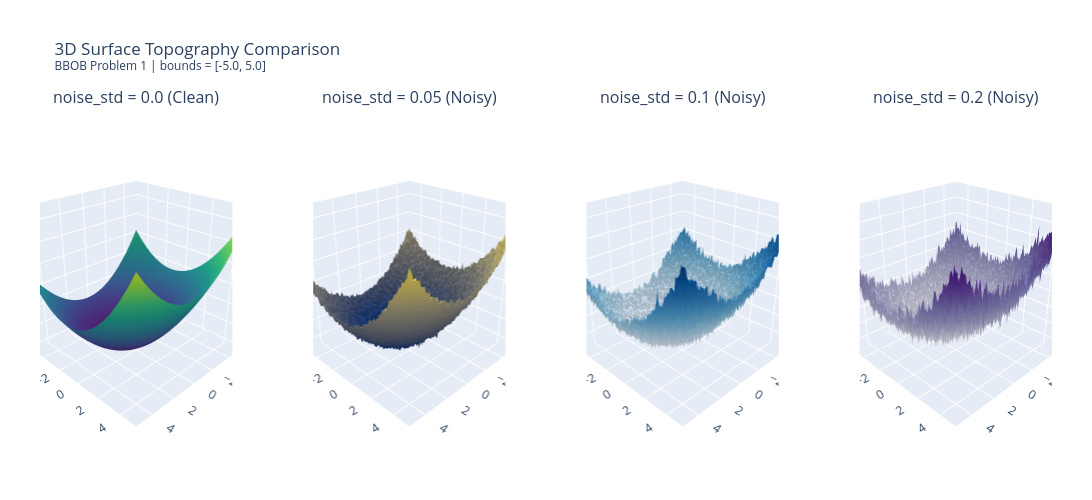

This figure's notebook cell:
### Markdown cell above
## 4. 3D Surface Topography Comparison
Render 3D surface plots for all noise standard deviation levels (`all_levels`) to analyze surface roughness and gradient degradation.

### Code cell
fig_3d_titles = [f"noise_std = {level} ({'Clean' if level==0.0 else 'Noisy'})" for level in all_levels]
n_plots = len(all_levels)
cols = 4
rows = int(np.ceil(n_plots / cols))
specs = [[{'type': 'surface'} for _ in range(cols)] for _ in range(rows)]
fig_3d = make_subplots(
    rows=rows, cols=cols,
    specs=specs,
    subplot_titles=fig_3d_titles,
    horizontal_spacing=0.08,
    vertical_spacing=0.15
)

coords_3d = [(r + 1, c + 1) for r in range(rows) for c in range(cols)][:n_plots]
colorscales_3d = ['Viridis', 'Cividis', 'Blues', 'Purples', 'Oranges', 'Plasma', 'Inferno', 'Magma']
if len(colorscales_3d) < n_plots:
    colorscales_3d = (colorscales_3d * int(np.ceil(n_plots / len(colorscales_3d))))[:n_plots]

opt_x, opt_y = problem.optimum_x[:2]

for level, (r, c), cscale in zip(all_levels, coords_3d, colorscales_3d):
    fig_3d.add_trace(
        go.Surface(
            x=x_range, y=y_range, 
            z=landscapes[level], 
            colorscale=cscale, 
            showscale=False
        ),
        row=r, col=c
    )
    # Add marker at the global optimum coordinates in 3D
    fig_3d.add_trace(
        go.Scatter3d(
            x=[opt_x], y=[opt_y], z=[problem.true_optimum],
            mode='markers',
            marker=dict(color='red', size=6, symbol='diamond', line=dict(color='white', width=1)),
            name='Global Optimum',
            showlegend=False
        ),
        row=r, col=c
    )

fig_3d.update_scenes(
    xaxis_title='x₁',
    yaxis_title='x₂',
    zaxis_title='f(x)',
    aspectmode='cube',
    camera=dict(eye=dict(x=1.7, y=1.7, z=1.2))
)

fig_3d.update_layout(
    title_text=f"3D Surface Topography Comparison<br><sup>BBOB Problem {problem_id} | bounds = [{problem.lower_bound}, {problem.upper_bound}]</sup>",
    height=max(500, 450 * rows),
    width=1600,
    margin=dict(l=40, r=40, t=110, b=40)
)
fig_3d.show()

### Figure 1 — Plotly figure (JSON) as saved in the notebook; plotly's stock layout.template omitted (floating-point values rounded to 4 significant figures; data arrays with more than 128 entries replaced by an {"elided": "..."} marker saying what was removed)
{"data": [{"colorscale": [[0, "#440154"], [0.1111, "#482878"], [0.2222, "#3e4989"], [0.3333, "#31688e"], [0.4444, "#26828e"], [0.5556, "#1f9e89"], [0.6667, "#35b779"], [0.7778, "#6ece58"], [0.8889, "#b5de2b"], [1, "#fde725"]], "scene": "scene", "showscale": false, "type": "surface", "x": [-5.0, -4.899, -4.798, -4.697, -4.596, -4.495, -4.394, -4.293, -4.192, -4.091, -3.99, -3.889, -3.788, -3.687, -3.586, -3.485, -3.384, -3.283, -3.182, -3.081, -2.98, -2.879, -2.778, -2.677, -2.576, -2.475, -2.374, -2.273, -2.172, -2.071, -1.97, -1.869, -1.768, -1.667, -1.566, -1.465, -1.364, -1.263, -1.162, -1.061, -0.9596, -0.8586, -0.7576, -0.6566, -0.5556, -0.4545, -0.3535, -0.2525, -0.1515, -0.05051, 0.05051, 0.1515, 0.2525, 0.3535, 0.4545, 0.5556, 0.6566, 0.7576, 0.8586, 0.9596, 1.061, 1.162, 1.263, 1.364, 1.465, 1.566, 1.667, 1.768, 1.869, 1.97, 2.071, 2.172, 2.273, 2.374, 2.475, 2.576, 2.677, 2.778, 2.879, 2.98, 3.081, 3.182, 3.283, 3.384, 3.485, 3.586, 3.687, 3.788, 3.889, 3.99, 4.091, 4.192, 4.293, 4.394, 4.495, 4.596, 4.697, 4.798, 4.899, 5.0], "y": [-5.0, -4.899, -4.798, -4.697, -4.596, -4.495, -4.394, -4.293, -4.192, -4.091, -3.99, -3.889, -3.788, -3.687, -3.586, -3.485, -3.384, -3.283, -3.182, -3.081, -2.98, -2.879, -2.778, -2.677, -2.576, -2.475, -2.374, -2.273, -2.172, -2.071, -1.97, -1.869, -1.768, -1.667, -1.566, -1.465, -1.364, -1.263, -1.162, -1.061, -0.9596, -0.8586, -0.7576, -0.6566, -0.5556, -0.4545, -0.3535, -0.2525, -0.1515, -0.05051, 0.05051, 0.1515, 0.2525, 0.3535, 0.4545, 0.5556, 0.6566, 0.7576, 0.8586, 0.9596, 1.061, 1.162, 1.263, 1.364, 1.465, 1.566, 1.667, 1.768, 1.869, 1.97, 2.071, 2.172, 2.273, 2.374, 2.475, 2.576, 2.677, 2.778, 2.879, 2.98, 3.081, 3.182, 3.283, 3.384, 3.485, 3.586, 3.687, 3.788, 3.889, 3.99, 4.091, 4.192, 4.293, 4.394, 4.495, 4.596, 4.697, 4.798, 4.899, 5.0], "z": {"elided": "100x100 float values"}}, {"marker": {"color": "red", "line": {"color": "white", "width": 1}, "size": 6, "symbol": "diamond"}, "mode": "markers", "name": "Global Optimum", "scene": "scene", "showlegend": false, "type": "scatter3d", "x": [0.2528], "y": [-1.157], "z": [79.48]}, {"colorscale": [[0, "#00224e"], [0.1111, "#123570"], [0.2222, "#3b496c"], [0.3333, "#575d6d"], [0.4444, "#707173"], [0.5556, "#8a8678"], [0.6667, "#a59c74"], [0.7778, "#c3b369"], [0.8889, "#e1cc55"], [1, "#fee838"]], "scene": "scene2", "showscale": false, "type": "surface", "x": [-5.0, -4.899, -4.798, -4.697, -4.596, -4.495, -4.394, -4.293, -4.192, -4.091, -3.99, -3.889, -3.788, -3.687, -3.586, -3.485, -3.384, -3.283, -3.182, -3.081, -2.98, -2.879, -2.778, -2.677, -2.576, -2.475, -2.374, -2.273, -2.172, -2.071, -1.97, -1.869, -1.768, -1.667, -1.566, -1.465, -1.364, -1.263, -1.162, -1.061, -0.9596, -0.8586, -0.7576, -0.6566, -0.5556, -0.4545, -0.3535, -0.2525, -0.1515, -0.05051, 0.05051, 0.1515, 0.2525, 0.3535, 0.4545, 0.5556, 0.6566, 0.7576, 0.8586, 0.9596, 1.061, 1.162, 1.263, 1.364, 1.465, 1.566, 1.667, 1.768, 1.869, 1.97, 2.071, 2.172, 2.273, 2.374, 2.475, 2.576, 2.677, 2.778, 2.879, 2.98, 3.081, 3.182, 3.283, 3.384, 3.485, 3.586, 3.687, 3.788, 3.889, 3.99, 4.091, 4.192, 4.293, 4.394, 4.495, 4.596, 4.697, 4.798, 4.899, 5.0], "y": [-5.0, -4.899, -4.798, -4.697, -4.596, -4.495, -4.394, -4.293, -4.192, -4.091, -3.99, -3.889, -3.788, -3.687, -3.586, -3.485, -3.384, -3.283, -3.182, -3.081, -2.98, -2.879, -2.778, -2.677, -2.576, -2.475, -2.374, -2.273, -2.172, -2.071, -1.97, -1.869, -1.768, -1.667, -1.566, -1.465, -1.364, -1.263, -1.162, -1.061, -0.9596, -0.8586, -0.7576, -0.6566, -0.5556, -0.4545, -0.3535, -0.2525, -0.1515, -0.05051, 0.05051, 0.1515, 0.2525, 0.3535, 0.4545, 0.5556, 0.6566, 0.7576, 0.8586, 0.9596, 1.061, 1.162, 1.263, 1.364, 1.465, 1.566, 1.667, 1.768, 1.869, 1.97, 2.071, 2.172, 2.273, 2.374, 2.475, 2.576, 2.677, 2.778, 2.879, 2.98, 3.081, 3.182, 3.283, 3.384, 3.485, 3.586, 3.687, 3.788, 3.889, 3.99, 4.091, 4.192, 4.293, 4.394, 4.495, 4.596, 4.697, 4.798, 4.899, 5.0], "z": {"elided": "100x100 float values"}}, {"marker": {"color": "red", "line": {"color": "white", "width": 1}, "size": 6, "symbol": "diamond"}, "mode": "markers", "name": "Global Optimum", "scene": "scene2", "showlegend": false, "type": "scatter3d", "x": [0.2528], "y": [-1.157], "z": [79.48]}, {"colorscale": [[0, "rgb(247,251,255)"], [0.125, "rgb(222,235,247)"], [0.25, "rgb(198,219,239)"], [0.375, "rgb(158,202,225)"], [0.5, "rgb(107,174,214)"], [0.625, "rgb(66,146,198)"], [0.75, "rgb(33,113,181)"], [0.875, "rgb(8,81,156)"], [1, "rgb(8,48,107)"]], "scene": "scene3", "showscale": false, "type": "surface", "x": [-5.0, -4.899, -4.798, -4.697, -4.596, -4.495, -4.394, -4.293, -4.192, -4.091, -3.99, -3.889, -3.788, -3.687, -3.586, -3.485, -3.384, -3.283, -3.182, -3.081, -2.98, -2.879, -2.778, -2.677, -2.576, -2.475, -2.374, -2.273, -2.172, -2.071, -1.97, -1.869, -1.768, -1.667, -1.566, -1.465, -1.364, -1.263, -1.162, -1.061, -0.9596, -0.8586, -0.7576, -0.6566, -0.5556, -0.4545, -0.3535, -0.2525, -0.1515, -0.05051, 0.05051, 0.1515, 0.2525, 0.3535, 0.4545, 0.5556, 0.6566, 0.7576, 0.8586, 0.9596, 1.061, 1.162, 1.263, 1.364, 1.465, 1.566, 1.667, 1.768, 1.869, 1.97, 2.071, 2.172, 2.273, 2.374, 2.475, 2.576, 2.677, 2.778, 2.879, 2.98, 3.081, 3.182, 3.283, 3.384, 3.485, 3.586, 3.687, 3.788, 3.889, 3.99, 4.091, 4.192, 4.293, 4.394, 4.495, 4.596, 4.697, 4.798, 4.899, 5.0], "y": [-5.0, -4.899, -4.798, -4.697, -4.596, -4.495, -4.394, -4.293, -4.192, -4.091, -3.99, -3.889, -3.788, -3.687, -3.586, -3.485, -3.384, -3.283, -3.182, -3.081, -2.98, -2.879, -2.778, -2.677, -2.576, -2.475, -2.374, -2.273, -2.172, -2.071, -1.97, -1.869, -1.768, -1.667, -1.566, -1.465, -1.364, -1.263, -1.162, -1.061, -0.9596, -0.8586, -0.7576, -0.6566, -0.5556, -0.4545, -0.3535, -0.2525, -0.1515, -0.05051, 0.05051, 0.1515, 0.2525, 0.3535, 0.4545, 0.5556, 0.6566, 0.7576, 0.8586, 0.9596, 1.061, 1.162, 1.263, 1.364, 1.465, 1.566, 1.667, 1.768, 1.869, 1.97, 2.071, 2.172, 2.273, 2.374, 2.475, 2.576, 2.677, 2.778, 2.879, 2.98, 3.081, 3.182, 3.283, 3.384, 3.485, 3.586, 3.687, 3.788, 3.889, 3.99, 4.091, 4.192, 4.293, 4.394, 4.495, 4.596, 4.697, 4.798, 4.899, 5.0], "z": {"elided": "100x100 float values"}}, {"marker": {"color": "red", "line": {"color": "white", "width": 1}, "size": 6, "symbol": "diamond"}, "mode": "markers", "name": "Global Optimum", "scene": "scene3", "showlegend": false, "type": "scatter3d", "x": [0.2528], "y": [-1.157], "z": [79.48]}, {"colorscale": [[0, "rgb(252,251,253)"], [0.125, "rgb(239,237,245)"], [0.25, "rgb(218,218,235)"], [0.375, "rgb(188,189,220)"], [0.5, "rgb(158,154,200)"], [0.625, "rgb(128,125,186)"], [0.75, "rgb(106,81,163)"], [0.875, "rgb(84,39,143)"], [1, "rgb(63,0,125)"]], "scene": "scene4", "showscale": false, "type": "surface", "x": [-5.0, -4.899, -4.798, -4.697, -4.596, -4.495, -4.394, -4.293, -4.192, -4.091, -3.99, -3.889, -3.788, -3.687, -3.586, -3.485, -3.384, -3.283, -3.182, -3.081, -2.98, -2.879, -2.778, -2.677, -2.576, -2.475, -2.374, -2.273, -2.172, -2.071, -1.97, -1.869, -1.768, -1.667, -1.566, -1.465, -1.364, -1.263, -1.162, -1.061, -0.9596, -0.8586, -0.7576, -0.6566, -0.5556, -0.4545, -0.3535, -0.2525, -0.1515, -0.05051, 0.05051, 0.1515, 0.2525, 0.3535, 0.4545, 0.5556, 0.6566, 0.7576, 0.8586, 0.9596, 1.061, 1.162, 1.263, 1.364, 1.465, 1.566, 1.667, 1.768, 1.869, 1.97, 2.071, 2.172, 2.273, 2.374, 2.475, 2.576, 2.677, 2.778, 2.879, 2.98, 3.081, 3.182, 3.283, 3.384, 3.485, 3.586, 3.687, 3.788, 3.889, 3.99, 4.091, 4.192, 4.293, 4.394, 4.495, 4.596, 4.697, 4.798, 4.899, 5.0], "y": [-5.0, -4.899, -4.798, -4.697, -4.596, -4.495, -4.394, -4.293, -4.192, -4.091, -3.99, -3.889, -3.788, -3.687, -3.586, -3.485, -3.384, -3.283, -3.182, -3.081, -2.98, -2.879, -2.778, -2.677, -2.576, -2.475, -2.374, -2.273, -2.172, -2.071, -1.97, -1.869, -1.768, -1.667, -1.566, -1.465, -1.364, -1.263, -1.162, -1.061, -0.9596, -0.8586, -0.7576, -0.6566, -0.5556, -0.4545, -0.3535, -0.2525, -0.1515, -0.05051, 0.05051, 0.1515, 0.2525, 0.3535, 0.4545, 0.5556, 0.6566, 0.7576, 0.8586, 0.9596, 1.061, 1.162, 1.263, 1.364, 1.465, 1.566, 1.667, 1.768, 1.869, 1.97, 2.071, 2.172, 2.273, 2.374, 2.475, 2.576, 2.677, 2.778, 2.879, 2.98, 3.081, 3.182, 3.283, 3.384, 3.485, 3.586, 3.687, 3.788, 3.889, 3.99, 4.091, 4.192, 4.293, 4.394, 4.495, 4.596, 4.697, 4.798, 4.899, 5.0], "z": {"elided": "100x100 float values"}}, {"marker": {"color": "red", "line": {"color": "white", "width": 1}, "size": 6, "symbol": "diamond"}, "mode": "markers", "name": "Global Optimum", "scene": "scene4", "showlegend": false, "type": "scatter3d", "x": [0.2528], "y": [-1.157], "z": [79.48]}], "layout": {"annotations": [{"font": {"size": 16}, "showarrow": false, "text": "noise_std = 0.0 (Clean)", "x": 0.095, "xanchor": "center", "xref": "paper", "y": 1, "yanchor": "bottom", "yref": "paper"}, {"font": {"size": 16}, "showarrow": false, "text": "noise_std = 0.05 (Noisy)", "x": 0.365, "xanchor": "center", "xref": "paper", "y": 1, "yanchor": "bottom", "yref": "paper"}, {"font": {"size": 16}, "showarrow": false, "text": "noise_std = 0.1 (Noisy)", "x": 0.635, "xanchor": "center", "xref": "paper", "y": 1, "yanchor": "bottom", "yref": "paper"}, {"font": {"size": 16}, "showarrow": false, "text": "noise_std = 0.2 (Noisy)", "x": 0.905, "xanchor": "center", "xref": "paper", "y": 1, "yanchor": "bottom", "yref": "paper"}], "height": 500, "margin": {"b": 40, "l": 40, "r": 40, "t": 110}, "scene": {"aspectmode": "cube", "camera": {"eye": {"x": 1.7, "y": 1.7, "z": 1.2}}, "domain": {"x": [0, 0.19], "y": [0, 1]}, "xaxis": {"title": {"text": "x₁"}}, "yaxis": {"title": {"text": "x₂"}}, "zaxis": {"title": {"text": "f(x)"}}}, "scene2": {"aspectmode": "cube", "camera": {"eye": {"x": 1.7, "y": 1.7, "z": 1.2}}, "domain": {"x": [0.27, 0.46], "y": [0, 1]}, "xaxis": {"title": {"text": "x₁"}}, "yaxis": {"title": {"text": "x₂"}}, "zaxis": {"title": {"text": "f(x)"}}}, "scene3": {"aspectmode": "cube", "camera": {"eye": {"x": 1.7, "y": 1.7, "z": 1.2}}, "domain": {"x": [0.54, 0.73], "y": [0, 1]}, "xaxis": {"title": {"text": "x₁"}}, "yaxis": {"title": {"text": "x₂"}}, "zaxis": {"title": {"text": "f(x)"}}}, "scene4": {"aspectmode": "cube", "camera": {"eye": {"x": 1.7, "y": 1.7, "z": 1.2}}, "domain": {"x": [0.81, 1], "y": [0, 1]}, "xaxis": {"title": {"text": "x₁"}}, "yaxis": {"title": {"text": "x₂"}}, "zaxis": {"title": {"text": "f(x)"}}}, "title": {"text": "3D Surface Topography Comparison<br><sup>BBOB Problem 1 | bounds = [-5.0, 5.0]</sup>"}, "width": 1600}}
